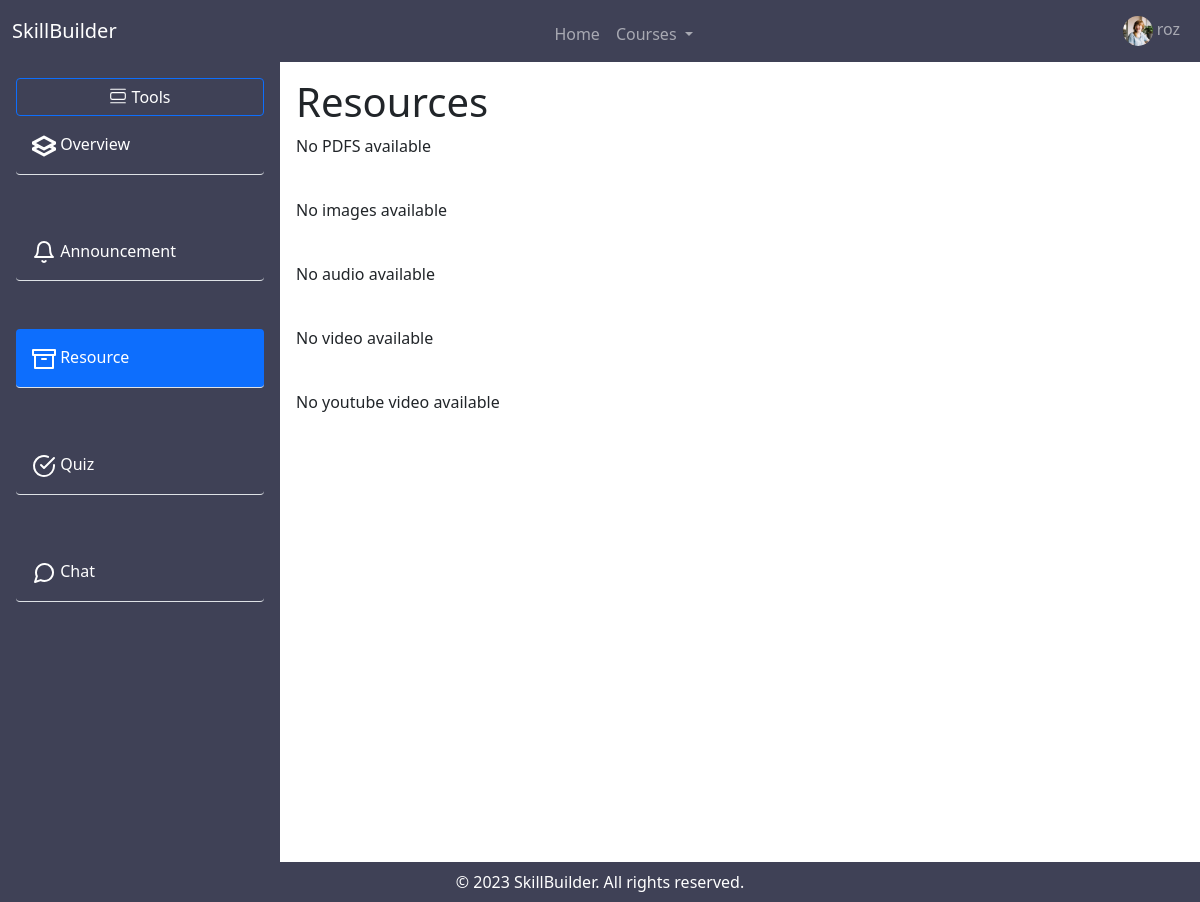
The page /course/1/resource (signed in) on the database its author committed.
### myapp/models.py (models this page shows)
class User(AbstractUser):
    is_employer = models.BooleanField("Is employer",default=False)
    is_employee = models.BooleanField("Is employee", default=False)
    is_email_verified = models.BooleanField(default=False)
    my_employer = models.CharField(max_length=200, null=True, blank=True)
    first_name = models.CharField(max_length=30, blank=False, null=False)
    last_name = models.CharField(max_length=30, blank=False, null=False)
    bio = models.TextField(blank=True, null=True)
    avatar = models.ImageField(null=True, default="avatar.svg")

### course/views/resource_page.py (the view)
# urls.py: path('course/<str:pk>/resource', resource_page.resourcePage, name='resource'),
def resourcePage(request, pk):
    employee = request.user
    participants = Participants.objects.filter(user=employee)
    courses = [participant.course for participant in participants]
    q = request.GET.get('q', '')
    files_by_type = {
        'pdf': 'pdf_files',
        'image': 'image_files',
        'audio': 'audio_files',
        'video': 'video_files',
        'link': 'youtube_links',
    }
    file_types = files_by_type.keys()
    resources = {}
    for file_type in file_types:
        resources[files_by_type[file_type]] = Resource.objects.filter(
            Q(name__icontains=q) |
            Q(description__icontains=q) |
            Q(file__icontains=q) |
            Q(youtubeLink__icontains=q) |
            Q(file_type__icontains=q),
            file_type=file_type,
            course__in=courses
        ).order_by('-updated')
    context = {
        'course': Course.objects.get(id=pk),
        'courses': courses,
        **resources
    }
    return render(request, "page/resource_page.html", context)

### course/models.py (called while the page is built)
    def __str__(self):
        return self.name

### course/templates/page/resource_page.html
{% extends 'main.html' %} {% load static %} | {% block content %}
<h1>Resources</h1>
{% include 'page/resource_pages/pdf.html' %}
<br>
{% include 'page/resource_pages/image.html' %}
<br>
{% include 'page/resource_pages/audio.html' %}
<br>
{% include 'page/resource_pages/video.html' %}
<br>
{% include 'page/resource_pages/youtube_link.html' %}
{% endblock %}

### templates/main_navbar.html (shortened to what this page needs)
<nav class="navbar navbar-expand-lg navbar-dark" style="background-color: #3f4156;">
  <div class="container-fluid">
    <a class="navbar-brand" href="{% url 'employee-home' request.user %}"
      >SkillBuilder</a
    >
    <div class="collapse navbar-collapse" id="navbarSupportedContent">
      {% if request.user.is_authenticated %}
      <ul class="navbar-nav m-auto mb-2 mb-lg-0">
        <li class="nav-item">
          <a
            class="nav-link {% if request.resolver_match.view_name == 'employee-home' %} active {% endif %}"
            aria-current="page"
            href="{% url 'employee-home' request.user %}"
            >Home</a
          >
        </li>
        {% with request.resolver_match.url_name as url_name %}
        {% if courses %}
        <li class="nav-item dropdown">
          <a
            class="nav-link dropdown-toggle"
            href="#"
            id="navbarDarkDropdownMenuLink"
            role="button"
            data-bs-toggle="dropdown"
            aria-expanded="false"
          >
            Courses
          </a>
        </li>
        {% endif %}
        {% endwith %}
      </ul>
      {% endif %}
      <div>
        <ul class="navbar-nav">
          <li class="nav-item dropstart">
            <a
              class="nav-link dropdown-toggle"
              href="#"
              id="navbarDarkDropdownMenuLink"
              role="button"
              data-bs-toggle="dropdown"
              aria-expanded="false"
            >
              <img
                src="{{request.user.avatar.url}}"
                alt="user"
                class="image-icon"
                style="width: 30px; border-radius: 50%"
              />
              {{request.user.username}}
            </a>
          </li>
        </ul>
      </div>
    </div>
  </div>
</nav>

### static/css/employee_page.css (style rules this page uses)
* { box-sizing: border-box; margin: 0; padding: 0; list-style: none; text-decoration: none !important; box-sizing: border-box; }
.dropstart .dropdown-toggle::before { display: none !important; }

### rows shown on the page
User: user.avatar (picture), user.username "roz"
